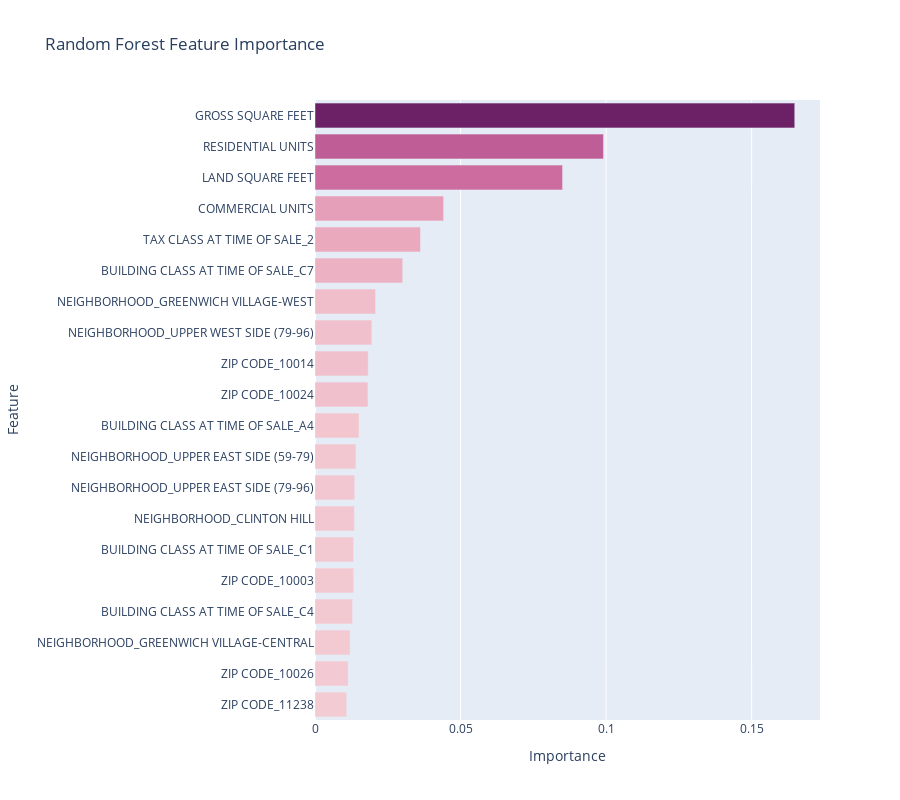

Source (notebook cell):
### Code cell
# random forest feature importance in plotly express
random_forest_feature_fig = px.bar(importance[0:20].sort_values("Importance"), x='Importance', y='Feature',
            color='Importance', orientation='h', color_continuous_scale=px.colors.sequential.Magenta,
            height=800, title='Random Forest Feature Importance')
random_forest_feature_fig.update_layout(coloraxis_showscale=False)
random_forest_feature_fig.show()

### Figure 1 — Plotly figure (JSON) as saved in the notebook; plotly's stock layout.template omitted (floating-point values rounded to 4 significant figures)
{"data": [{"alignmentgroup": "True", "hovertemplate": "Importance=%{marker.color}<br>Feature=%{y}<extra></extra>", "legendgroup": "", "marker": {"color": [0.01089, 0.01146, 0.01206, 0.01293, 0.01325, 0.01326, 0.01356, 0.01365, 0.01407, 0.01513, 0.01819, 0.01828, 0.01951, 0.02082, 0.03013, 0.03623, 0.04418, 0.08506, 0.0991, 0.1648], "coloraxis": "coloraxis", "pattern": {"shape": ""}}, "name": "", "offsetgroup": "", "orientation": "h", "showlegend": false, "textposition": "auto", "type": "bar", "x": [0.01089, 0.01146, 0.01206, 0.01293, 0.01325, 0.01326, 0.01356, 0.01365, 0.01407, 0.01513, 0.01819, 0.01828, 0.01951, 0.02082, 0.03013, 0.03623, 0.04418, 0.08506, 0.0991, 0.1648], "xaxis": "x", "y": ["ZIP CODE_11238", "ZIP CODE_10026", "NEIGHBORHOOD_GREENWICH VILLAGE-CENTRAL", "BUILDING CLASS AT TIME OF SALE_C4", "ZIP CODE_10003", "BUILDING CLASS AT TIME OF SALE_C1", "NEIGHBORHOOD_CLINTON HILL", "NEIGHBORHOOD_UPPER EAST SIDE (79-96)", "NEIGHBORHOOD_UPPER EAST SIDE (59-79)", "BUILDING CLASS AT TIME OF SALE_A4", "ZIP CODE_10024", "ZIP CODE_10014", "NEIGHBORHOOD_UPPER WEST SIDE (79-96)", "NEIGHBORHOOD_GREENWICH VILLAGE-WEST", "BUILDING CLASS AT TIME OF SALE_C7", "TAX CLASS AT TIME OF SALE_2", "COMMERCIAL UNITS", "LAND SQUARE FEET", "RESIDENTIAL UNITS", "GROSS SQUARE FEET"], "yaxis": "y"}], "layout": {"barmode": "relative", "coloraxis": {"colorbar": {"title": {"text": "Importance"}}, "colorscale": [[0, "rgb(243, 203, 211)"], [0.1667, "rgb(234, 169, 189)"], [0.3333, "rgb(221, 136, 172)"], [0.5, "rgb(202, 105, 157)"], [0.6667, "rgb(177, 77, 142)"], [0.8333, "rgb(145, 53, 125)"], [1, "rgb(108, 33, 103)"]], "showscale": false}, "height": 800, "legend": {"tracegroupgap": 0}, "title": {"text": "Random Forest Feature Importance"}, "xaxis": {"anchor": "y", "domain": [0, 1], "title": {"text": "Importance"}}, "yaxis": {"anchor": "x", "domain": [0, 1], "title": {"text": "Feature"}}}}
